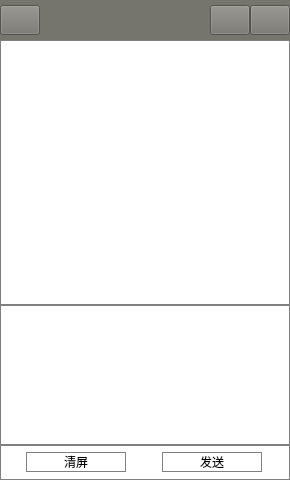
<?xml version="1.0" encoding="UTF-8"?>
<ui version="4.0">
 <class>Cell_main</class>
 <widget class="QMainWindow" name="Cell_main">
  <property name="geometry">
   <rect>
    <x>0</x>
    <y>0</y>
    <width>290</width>
    <height>480</height>
   </rect>
  </property>
  <property name="windowTitle">
   <string>Cell_main</string>
  </property>
  <property name="documentMode">
   <bool>false</bool>
  </property>
  <widget class="QWidget" name="centralwidget">
   <layout class="QGridLayout" name="gridLayout">
    <property name="leftMargin">
     <number>0</number>
    </property>
    <property name="topMargin">
     <number>0</number>
    </property>
    <property name="rightMargin">
     <number>0</number>
    </property>
    <property name="bottomMargin">
     <number>0</number>
    </property>
    <property name="spacing">
     <number>0</number>
    </property>
    <item row="0" column="0">
     <widget class="QWidget" name="title" native="true">
      <property name="minimumSize">
       <size>
        <width>0</width>
        <height>40</height>
       </size>
      </property>
      <property name="maximumSize">
       <size>
        <width>16777215</width>
        <height>40</height>
       </size>
      </property>
      <property name="styleSheet">
       <string notr="true">QWidget{background-color: rgb(117, 116, 109);}

</string>
      </property>
      <layout class="QGridLayout" name="_2">
       <property name="leftMargin">
        <number>0</number>
       </property>
       <property name="topMargin">
        <number>0</number>
       </property>
       <property name="rightMargin">
        <number>0</number>
       </property>
       <property name="bottomMargin">
        <number>0</number>
       </property>
       <property name="spacing">
        <number>0</number>
       </property>
       <item row="0" column="8">
        <widget class="QPushButton" name="btn_close">
         <property name="minimumSize">
          <size>
           <width>30</width>
           <height>30</height>
          </size>
         </property>
         <property name="styleSheet">
          <string notr="true">border-image: url(:/res/Shut.svg);</string>
         </property>
         <property name="text">
          <string/>
         </property>
        </widget>
       </item>
       <item row="0" column="4">
        <spacer name="horizontalSpacer_2">
         <property name="orientation">
          <enum>Qt::Orientation::Horizontal</enum>
         </property>
         <property name="sizeHint" stdset="0">
          <size>
           <width>40</width>
           <height>20</height>
          </size>
         </property>
        </spacer>
       </item>
       <item row="0" column="6">
        <widget class="QPushButton" name="btn_lessen">
         <property name="minimumSize">
          <size>
           <width>30</width>
           <height>30</height>
          </size>
         </property>
         <property name="styleSheet">
          <string notr="true">border-image: url(:/res/narrow.svg);</string>
         </property>
         <property name="text">
          <string/>
         </property>
        </widget>
       </item>
       <item row="0" column="3">
        <widget class="QLabel" name="lb_name">
         <property name="minimumSize">
          <size>
           <width>80</width>
           <height>0</height>
          </size>
         </property>
         <property name="maximumSize">
          <size>
           <width>16777215</width>
           <height>16777215</height>
          </size>
         </property>
         <property name="text">
          <string/>
         </property>
        </widget>
       </item>
       <item row="0" column="2">
        <spacer name="horizontalSpacer">
         <property name="orientation">
          <enum>Qt::Orientation::Horizontal</enum>
         </property>
         <property name="sizeHint" stdset="0">
          <size>
           <width>40</width>
           <height>20</height>
          </size>
         </property>
        </spacer>
       </item>
       <item row="0" column="0">
        <widget class="QPushButton" name="btn_set">
         <property name="minimumSize">
          <size>
           <width>30</width>
           <height>30</height>
          </size>
         </property>
         <property name="styleSheet">
          <string notr="true">border-image: url(:/res/Set.svg);</string>
         </property>
         <property name="text">
          <string/>
         </property>
        </widget>
       </item>
      </layout>
     </widget>
    </item>
    <item row="1" column="0">
     <widget class="QWidget" name="inputbg" native="true">
      <property name="minimumSize">
       <size>
        <width>0</width>
        <height>0</height>
       </size>
      </property>
      <property name="maximumSize">
       <size>
        <width>16777215</width>
        <height>16777215</height>
       </size>
      </property>
      <property name="styleSheet">
       <string notr="true">QWidget#input{border:1px solid gray; border-top:none}
QWidget#input{background-color:rgb(255,255,255);}
QTextEdit{border:none;}
QTextBrowser{border:1px solid gray;}
QTextEdit{border:1px solid gray;}
</string>
      </property>
      <layout class="QGridLayout" name="gridLayout_2">
       <property name="leftMargin">
        <number>0</number>
       </property>
       <property name="topMargin">
        <number>0</number>
       </property>
       <property name="rightMargin">
        <number>0</number>
       </property>
       <property name="bottomMargin">
        <number>0</number>
       </property>
       <property name="spacing">
        <number>0</number>
       </property>
       <item row="1" column="0">
        <widget class="QTextEdit" name="textEdit">
         <property name="minimumSize">
          <size>
           <width>0</width>
           <height>0</height>
          </size>
         </property>
         <property name="maximumSize">
          <size>
           <width>16777215</width>
           <height>140</height>
          </size>
         </property>
        </widget>
       </item>
       <item row="3" column="0">
        <widget class="QWidget" name="widget_4" native="true">
         <property name="minimumSize">
          <size>
           <width>0</width>
           <height>35</height>
          </size>
         </property>
         <property name="maximumSize">
          <size>
           <width>16777215</width>
           <height>16777215</height>
          </size>
         </property>
         <property name="styleSheet">
          <string notr="true">QWidget{background-color:rgb(255, 255, 255)}
QWidget{border:1px solid gray;}</string>
         </property>
         <layout class="QHBoxLayout" name="horizontalLayout">
          <property name="spacing">
           <number>10</number>
          </property>
          <property name="leftMargin">
           <number>0</number>
          </property>
          <property name="topMargin">
           <number>0</number>
          </property>
          <property name="rightMargin">
           <number>0</number>
          </property>
          <property name="bottomMargin">
           <number>0</number>
          </property>
          <item>
           <widget class="QPushButton" name="btn_clear">
            <property name="minimumSize">
             <size>
              <width>0</width>
              <height>0</height>
             </size>
            </property>
            <property name="maximumSize">
             <size>
              <width>100</width>
              <height>16777215</height>
             </size>
            </property>
            <property name="text">
             <string>清屏</string>
            </property>
           </widget>
          </item>
          <item>
           <widget class="QPushButton" name="btn_send">
            <property name="minimumSize">
             <size>
              <width>0</width>
              <height>0</height>
             </size>
            </property>
            <property name="maximumSize">
             <size>
              <width>100</width>
              <height>16777215</height>
             </size>
            </property>
            <property name="text">
             <string>发送</string>
            </property>
           </widget>
          </item>
         </layout>
        </widget>
       </item>
       <item row="0" column="0">
        <widget class="QTextBrowser" name="textBrowser">
         <property name="minimumSize">
          <size>
           <width>0</width>
           <height>20</height>
          </size>
         </property>
         <property name="maximumSize">
          <size>
           <width>16777215</width>
           <height>300</height>
          </size>
         </property>
         <property name="styleSheet">
          <string notr="true"/>
         </property>
        </widget>
       </item>
      </layout>
     </widget>
    </item>
   </layout>
  </widget>
 </widget>
 <resources/>
 <connections/>
</ui>
